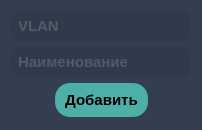
<?xml version="1.0" encoding="UTF-8"?>
<ui version="4.0">
 <class>Form</class>
 <widget class="QWidget" name="Form">
  <property name="windowModality">
   <enum>Qt::WindowModal</enum>
  </property>
  <property name="geometry">
   <rect>
    <x>0</x>
    <y>0</y>
    <width>202</width>
    <height>130</height>
   </rect>
  </property>
  <property name="windowTitle">
   <string>Добавление VLAN</string>
  </property>
  <property name="styleSheet">
   <string notr="true">QWidget {
	background-color:#333e50;
	color:white;
	font-family:arial;
	font-weight:bold;
	font-size:15px;
}

QPushButton {
	color:black;
	background-color:#4DB0A8;
	border:none;
	border-radius:15px;
	padding:8px 10px;
	font-family:arial;
	font-weight:bold;
	font-size:15px;
}

QPushButton:hover {
	color:white;
	cursor:PointingHand;
}

QLineEdit {
	color:#747C86;
	font-weight:bold;
	background-color:#2F3A4A;
	padding:5px 5px;
	max-width:200px;
	min-width:150px;
	border-radius:10px;
	border:none;
}</string>
  </property>
  <layout class="QVBoxLayout" name="verticalLayout">
   <item>
    <layout class="QHBoxLayout" name="horizontalLayout">
     <item>
      <widget class="QLineEdit" name="vlan">
       <property name="placeholderText">
        <string>VLAN</string>
       </property>
      </widget>
     </item>
    </layout>
   </item>
   <item>
    <layout class="QHBoxLayout" name="horizontalLayout_2">
     <item>
      <widget class="QLineEdit" name="name">
       <property name="placeholderText">
        <string>Наименование</string>
       </property>
      </widget>
     </item>
    </layout>
   </item>
   <item>
    <layout class="QHBoxLayout" name="horizontalLayout_3">
     <item>
      <spacer name="horizontalSpacer">
       <property name="orientation">
        <enum>Qt::Horizontal</enum>
       </property>
       <property name="sizeHint" stdset="0">
        <size>
         <width>40</width>
         <height>20</height>
        </size>
       </property>
      </spacer>
     </item>
     <item>
      <widget class="QPushButton" name="add">
       <property name="cursor">
        <cursorShape>PointingHandCursor</cursorShape>
       </property>
       <property name="text">
        <string>Добавить</string>
       </property>
      </widget>
     </item>
     <item>
      <spacer name="horizontalSpacer_2">
       <property name="orientation">
        <enum>Qt::Horizontal</enum>
       </property>
       <property name="sizeHint" stdset="0">
        <size>
         <width>40</width>
         <height>20</height>
        </size>
       </property>
      </spacer>
     </item>
    </layout>
   </item>
  </layout>
 </widget>
 <resources/>
 <connections/>
</ui>
